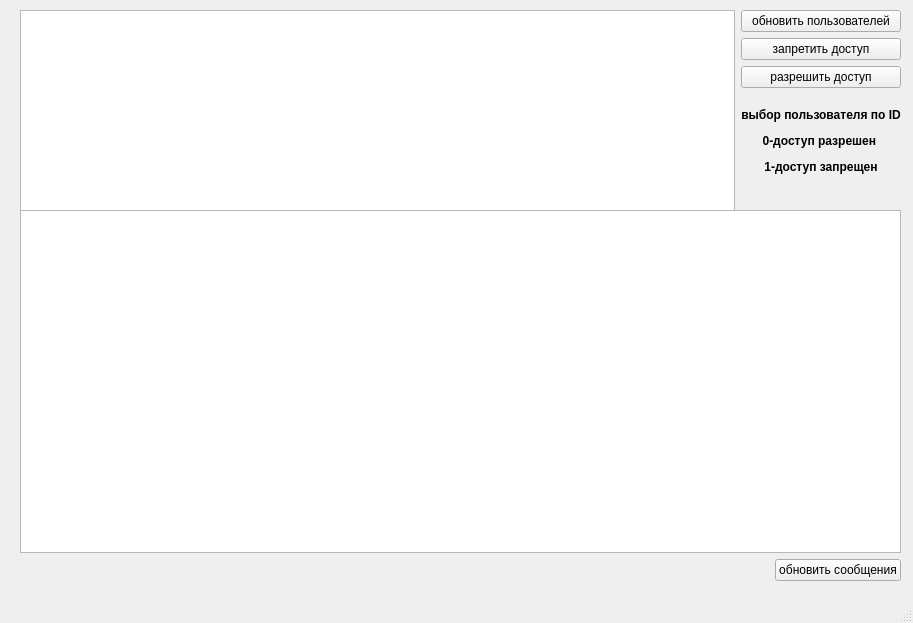
<?xml version="1.0" encoding="UTF-8"?>
<ui version="4.0">
 <class>MainWindow</class>
 <widget class="QMainWindow" name="MainWindow">
  <property name="geometry">
   <rect>
    <x>0</x>
    <y>0</y>
    <width>913</width>
    <height>623</height>
   </rect>
  </property>
  <property name="sizePolicy">
   <sizepolicy hsizetype="Preferred" vsizetype="Expanding">
    <horstretch>0</horstretch>
    <verstretch>0</verstretch>
   </sizepolicy>
  </property>
  <property name="windowTitle">
   <string>MainWindow</string>
  </property>
  <widget class="QWidget" name="centralwidget">
   <widget class="QWidget" name="">
    <property name="geometry">
     <rect>
      <x>20</x>
      <y>10</y>
      <width>881</width>
      <height>209</height>
     </rect>
    </property>
    <layout class="QGridLayout" name="gridLayout_2">
     <item row="0" column="0">
      <widget class="QTableView" name="tableViewUsers">
       <property name="sizePolicy">
        <sizepolicy hsizetype="Expanding" vsizetype="Expanding">
         <horstretch>1</horstretch>
         <verstretch>0</verstretch>
        </sizepolicy>
       </property>
       <property name="autoFillBackground">
        <bool>false</bool>
       </property>
      </widget>
     </item>
     <item row="0" column="1">
      <layout class="QVBoxLayout" name="verticalLayout_2">
       <item>
        <layout class="QVBoxLayout" name="verticalLayout">
         <item>
          <widget class="QPushButton" name="updateUserPushButton">
           <property name="text">
            <string>обновить пользователей</string>
           </property>
          </widget>
         </item>
         <item>
          <widget class="QPushButton" name="pushButtonBan">
           <property name="text">
            <string>запретить доступ</string>
           </property>
          </widget>
         </item>
         <item>
          <widget class="QPushButton" name="pushButtonUnban">
           <property name="text">
            <string>разрешить доступ</string>
           </property>
          </widget>
         </item>
        </layout>
       </item>
       <item>
        <widget class="QLabel" name="label">
         <property name="sizePolicy">
          <sizepolicy hsizetype="Preferred" vsizetype="Expanding">
           <horstretch>0</horstretch>
           <verstretch>0</verstretch>
          </sizepolicy>
         </property>
         <property name="text">
          <string>&lt;html&gt;&lt;head/&gt;&lt;body&gt;&lt;p align=&quot;center&quot;&gt;&lt;br/&gt;&lt;span style=&quot; font-weight:600;&quot;&gt;выбор пользователя по ID&lt;/span&gt;&lt;/p&gt;&lt;p align=&quot;center&quot;&gt;&lt;span style=&quot; font-weight:600;&quot;&gt;0-доступ разрешен &lt;/span&gt;&lt;/p&gt;&lt;p align=&quot;center&quot;&gt;&lt;span style=&quot; font-weight:600;&quot;&gt;1-доступ запрещен&lt;/span&gt;&lt;/p&gt;&lt;/body&gt;&lt;/html&gt;</string>
         </property>
         <property name="wordWrap">
          <bool>true</bool>
         </property>
        </widget>
       </item>
       <item>
        <spacer name="verticalSpacer">
         <property name="orientation">
          <enum>Qt::Vertical</enum>
         </property>
         <property name="sizeHint" stdset="0">
          <size>
           <width>20</width>
           <height>40</height>
          </size>
         </property>
        </spacer>
       </item>
      </layout>
     </item>
    </layout>
   </widget>
   <widget class="QWidget" name="">
    <property name="geometry">
     <rect>
      <x>20</x>
      <y>210</y>
      <width>881</width>
      <height>371</height>
     </rect>
    </property>
    <layout class="QVBoxLayout" name="verticalLayout_3">
     <item>
      <widget class="QTableView" name="tableViewMessages"/>
     </item>
     <item>
      <layout class="QHBoxLayout" name="horizontalLayout">
       <item>
        <spacer name="horizontalSpacer">
         <property name="orientation">
          <enum>Qt::Horizontal</enum>
         </property>
         <property name="sizeHint" stdset="0">
          <size>
           <width>398</width>
           <height>17</height>
          </size>
         </property>
        </spacer>
       </item>
       <item>
        <widget class="QPushButton" name="updateMessagePushButton">
         <property name="text">
          <string>обновить сообщения</string>
         </property>
        </widget>
       </item>
      </layout>
     </item>
    </layout>
   </widget>
  </widget>
  <widget class="QMenuBar" name="menubar">
   <property name="geometry">
    <rect>
     <x>0</x>
     <y>0</y>
     <width>913</width>
     <height>20</height>
    </rect>
   </property>
  </widget>
  <widget class="QStatusBar" name="statusBar"/>
 </widget>
 <resources/>
 <connections/>
 <slots>
  <slot>slot1()</slot>
 </slots>
</ui>
